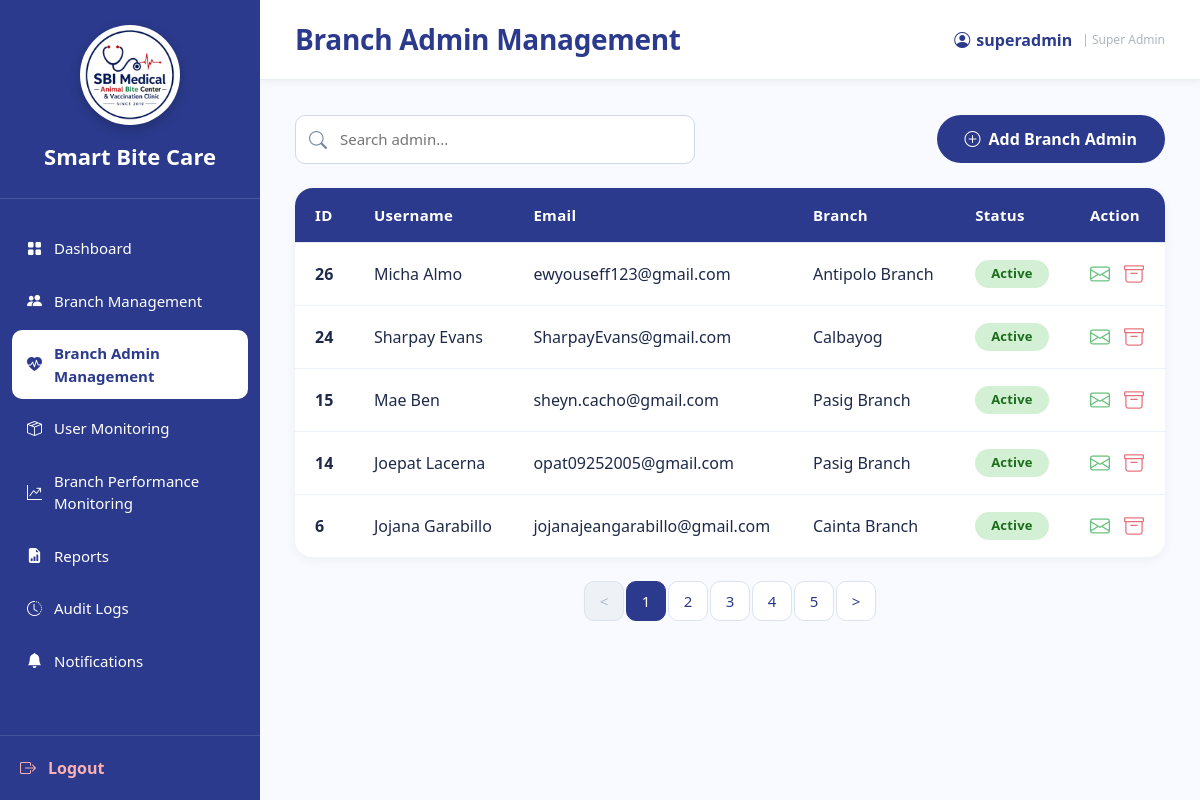
The app's page /SuperAdmin_BranchAdminManagement.php (signed in), older data.
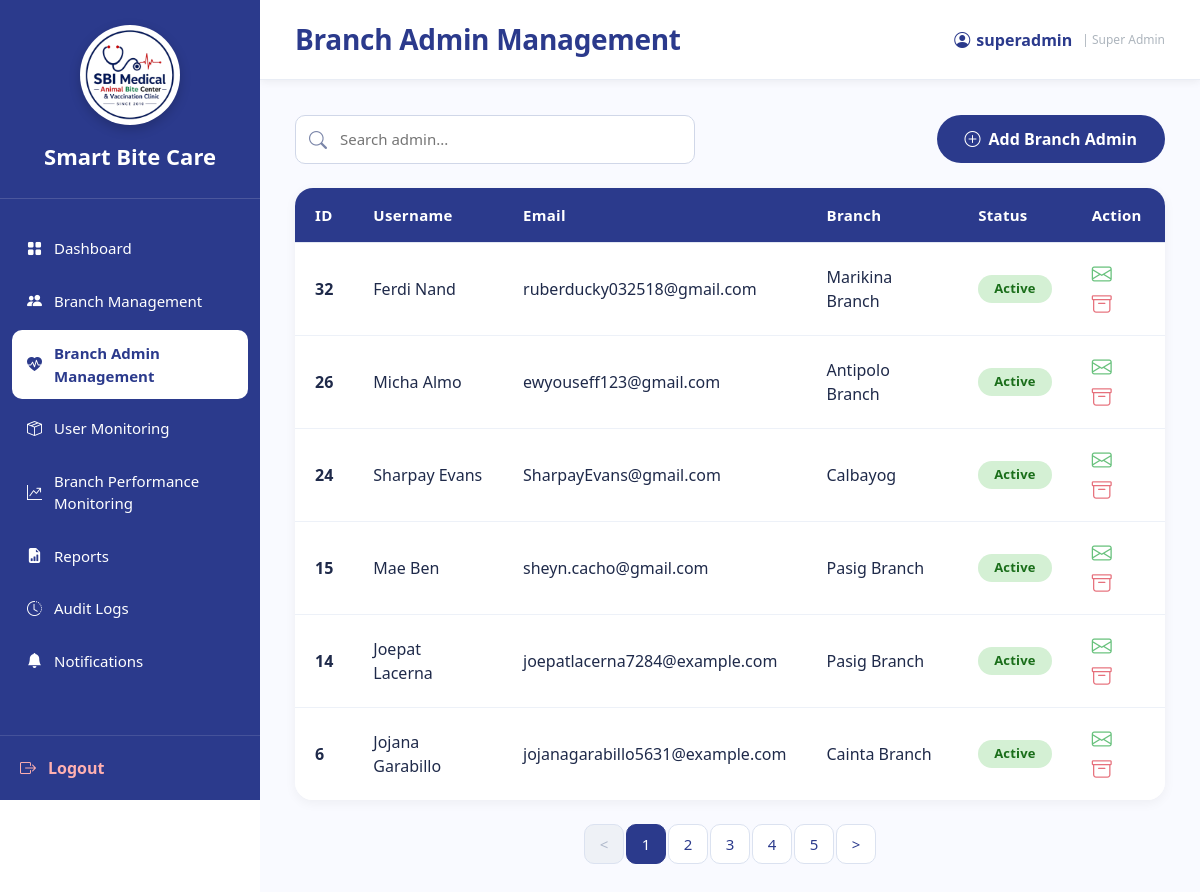
The same page, newer data.
### tables this page shows
CREATE TABLE `users` (
  `user_id` int(11) NOT NULL,
  `branch_id` varchar(10) DEFAULT NULL,
  `role_id` int(11) NOT NULL,
  `username` varchar(100) NOT NULL,
  `email` varchar(255) NOT NULL,
  `password` varchar(255) NOT NULL,
  `status` enum('Active','Inactive') DEFAULT 'Active',
  `created_at` timestamp NOT NULL DEFAULT current_timestamp(),
  `last_login` datetime DEFAULT NULL
);

CREATE TABLE `branches` (
  `branch_id` varchar(10) NOT NULL,
  `branch_name` varchar(150) NOT NULL,
  `branch_address` text DEFAULT NULL,
  `contact_number` varchar(30) DEFAULT NULL,
  `email` varchar(150) DEFAULT NULL,
  `status` enum('Active','Inactive') DEFAULT 'Active',
  `created_at` timestamp NOT NULL DEFAULT current_timestamp()
);

### SuperAdmin_BranchAdminManagement.php (the view, shortened to what the changed rows need)
<?php
require_once 'sources/db_connect.php';
$admins = [];
$sql = "SELECT u.user_id, u.username, u.email, u.status, u.created_at,
        b.branch_id, b.branch_name
        FROM users u
        LEFT JOIN branches b ON u.branch_id = b.branch_id
        WHERE u.role_id = 2";
$sql .= " ORDER BY u.created_at DESC";
$stmt = $conn->prepare($sql);
$stmt->execute();
$result = $stmt->get_result();
while ($row = $result->fetch_assoc()) {
    $admins[] = $row;
}
?>
<!DOCTYPE html>
<html lang="en">
<head>
    <link href="https://cdn.jsdelivr.net/npm/bootstrap@5.3.3/dist/css/bootstrap.min.css" rel="stylesheet" />
    <link rel="stylesheet" href="https://cdn.jsdelivr.net/npm/bootstrap-icons@1.11.3/font/bootstrap-icons.min.css" />
    <link rel="stylesheet" href="sidebar.css" />
</head>
<body>
<div class="main">
    <div class="content">
        <div class="table-wrap">
            <table class="table table-hover align-middle">
                <thead>
                    <tr>
                        <th>ID</th>
                        <th>Username</th>
                        <th>Email</th>
                        <th>Branch</th>
                        <th>Status</th>
                        <th>Action</th>
                    </tr>
                </thead>
                <tbody>
                    <?php if (count($admins) > 0): ?>
                        <?php foreach ($admins as $admin): ?>
                            <tr>
                                <td><strong><?php echo htmlspecialchars($admin['user_id']); ?></strong></td>
                                <td><?php echo htmlspecialchars($admin['username']); ?></td>
                                <td><?php echo htmlspecialchars($admin['email']); ?></td>
                                <td><?php echo htmlspecialchars($admin['branch_name'] ?? 'N/A'); ?></td>
                                <td>
                                    <span class="status-badge <?php echo $admin['status'] === 'Inactive' ? 'inactive' : ''; ?>">
                                        <?php echo htmlspecialchars($admin['status']); ?>
                                    </span>
                                </td>
                                <td class="action-icons">
                                    <i class="bi bi-envelope text-success" title="Send Email"
                                       onclick="openEmailModal(<?php echo htmlspecialchars($admin['user_id']); ?>, '<?php echo htmlspecialchars($admin['username']); ?>', '<?php echo htmlspecialchars($admin['email']); ?>')"></i>
                                    <?php if ($admin['status'] !== 'Inactive'): ?>
                                        <i class="bi bi-archive text-danger" title="Archive Admin"
                                           onclick="archiveAdmin(<?php echo $admin['user_id']; ?>, '<?php echo htmlspecialchars($admin['username']); ?>')"></i>
                                    <?php else: ?>
                                        <i class="bi bi-archive" style="opacity: 0.3; cursor: not-allowed;" title="Admin already archived"></i>
                                    <?php endif; ?>
                                </td>
                            </tr>
                        <?php endforeach; ?>
                    <?php endif; ?>
                </tbody>
            </table>
        </div>
    </div>
</div>
</body>
</html>

Row changes from the older to the newer data that the page shows:
added users: user_id "32", username "Ferdi Nand", email "ruberducky032518@gmail.com", branch.branch_name "Marikina Branch", status "Active"
changed users "Joepat Lacerna": email "opat09252005@gmail.com" → "joepatlacerna7284@example.com"
changed users "Jojana Garabillo": email "jojanajeangarabillo@gmail.com" → "jojanagarabillo5631@example.com"
